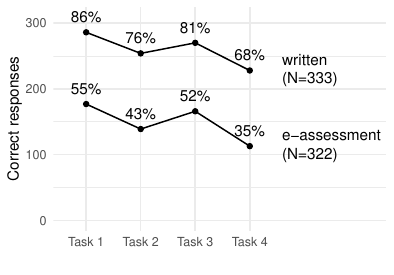

Here is the R script that generated this plot:
library(ggtext)

scores <- tibble(
  #part = c("a", "b", "c", "d"),
  part = paste("Task", c(1:4)),
  `written` = c(286, 254, 270, 228),
  `e-assessment` = c(177, 139, 166, 113)
) %>% 
  pivot_longer(cols = -part, names_to = "format", values_to = "num_correct") %>% 
  mutate(num_responses = ifelse(format == "written", 333, 322)) %>% 
  mutate(prop_correct = num_correct / num_responses)

scores %>%
  ggplot(aes(
    x = part,
    y = prop_correct,
    colour = format,
    group = format
  )) +
  geom_point() +
  geom_text(aes(label = str_glue("{num_correct}")), position = position_nudge(y = 0.025)) +
  geom_text(
    data = scores %>% filter(part == "Task 4"),
    aes(
      label = str_glue("{format}\n(N={num_responses})"),
      x = part,
      y = prop_correct,
      color = format
    ),
    hjust = 0,
    position = position_nudge(x = 0.2)
  ) +
  geom_line() +
  scale_y_continuous(labels = scales::percent) +
  expand_limits(y = c(0, 1), x = 5) +
  labs(x = "", y = "Proportion correct") +
  guides(colour = FALSE)

scores %>%
  ggplot(aes(
    x = part,
    y = num_correct,
    group = format
  )) +
  geom_point() +
  geom_text(
    aes(label = str_glue("{round(prop_correct, 2)*100}%")),
    nudge_y = 23
  ) +
  geom_richtext(
    data = scores %>% filter(part == "Task 4"),
    aes(
      label = str_glue("<b>{format}</b><br>(N={num_responses})"),
      x = part,
      y = num_correct,
    ),
    hjust = 0,
    position = position_nudge(x = 0.5),
    fill = NA, label.color = NA
  ) +
  geom_line() +
  expand_limits(y = c(0, 1), x = 6.5) +
  labs(x = "", y = "Correct responses")
ggsave("paper/FIG_correctness.pdf", units = "cm", width = 10, height = 7)
